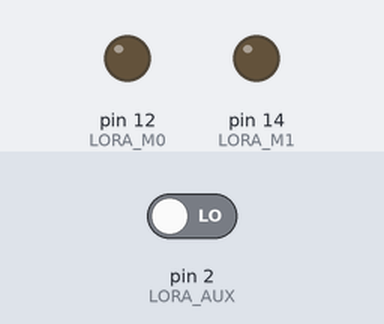
Bench run of a sketch on a simulated Arduino Mega 2560, built with avr-gcc and run on an emulated ATmega2560. On the bench: output pins drawn as LEDs (lit = HIGH). Inputs (shaded band) come from the test bench; at power-on: pin 2 (LORA_AUX) LOW. What the sketch prints to the serial monitor is not drawn.

Above: at 0.1 s.
At 5.1 s:
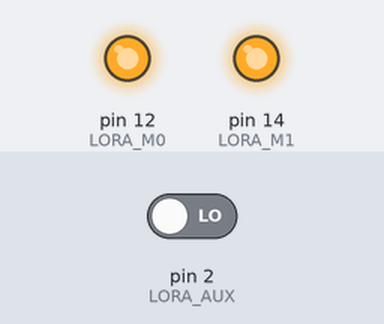
Timing chart, 0 to 8.6 s (numbered marks = the images above):
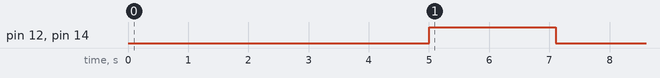

The sketch:

MASTER.ino
```cpp
// Código para ESP8266 Transmissor (Master)

  /*NODEMCU ESP8266          E22-400T33D
    3.3V/VIN --------> VCC (5V recomendado) ⭐
    GND      --------> GND
    GPIO13   --------> RXD (do E22)
    GPIO15   --------> TXD (do E22)
    GPIO12   --------> M0
    GPIO14   --------> M1
    GPIO2    --------> AUX (opcional)
  */

// Estrutura para dados da mensagem
struct Message {
  uint8_t senderID;
  uint8_t receiverID;
  uint32_t messageID;
  char text[32];
  int8_t rssi;
};

// Pinos para o ESP8266
#define LORA_M0 12
#define LORA_M1 14
#define LORA_AUX 2

void setup() {
  Serial.begin(115200);

  // Configurar pins de controle do E22
  pinMode(LORA_M0, OUTPUT);
  pinMode(LORA_M1, OUTPUT);
  pinMode(LORA_AUX, INPUT);

  // Configurar módulo para modo normal (M0=0, M1=0)
  digitalWrite(LORA_M0, LOW);
  digitalWrite(LORA_M1, LOW);

  // Inicializar Serial1 para o módulo LoRa
  Serial1.begin(9600, SERIAL_8N1);
  Serial1.swap(); // Usa GPIO13(RX) e GPIO15(TX) para Serial1

  Serial.println();
  Serial.println("ESP8266 Transmissor E22-400T33D");
  Serial.println("Aguardando inicialização do módulo...");

  waitForModuleReady();
  setupLoRaModule();
  Serial.println("Transmissor pronto!");
}

void waitForModuleReady() {
  Serial.print("Aguardando módulo ficar pronto");
  for (int i = 0; i < 50; i++) { // Timeout de 5 segundos
    if (digitalRead(LORA_AUX) == HIGH) {
      Serial.println("\nMódulo pronto!");
      return;
    }
    delay(100);
    Serial.print(".");
  }
  Serial.println("\nTimeout! Módulo pode não estar respondendo.");
}

void setupLoRaModule() {
  // Entrar em modo de configuração (M0=1, M1=1)
  digitalWrite(LORA_M0, HIGH);
  digitalWrite(LORA_M1, HIGH);
  delay(100);

  // PARÂMETROS OTIMIZADOS PARA MÁXIMA DISTÂNCIA
  uint8_t configCommand[] = {
    0xC0,                    // Comando de escrita
    0x00,                    // Endereço inicial
    0x06,                    // Número de parâmetros (6 bytes)
    0x00,                    // ADDH - Endereço alto
    0x01,                    // ADDL - Endereço baixo (ID deste dispositivo)
    0x00,                    // NETID - ID da rede
    0x68,                    // REG0 - 9600bps, 8N1, taxa aérea 2.4kbps (MAIS LENTA = MAIS DISTÂNCIA)
    0x17,                    // REG1 - Potência 33dBm (MÁXIMA), subpacote 32 bytes
    0x00                     // REG2 - Canal 0 (433.125MHz - melhor penetração)
  };

  Serial1.write(configCommand, sizeof(configCommand));
  delay(2000);

  // Voltar para modo normal
  digitalWrite(LORA_M0, LOW);
  digitalWrite(LORA_M1, LOW);
  delay(100);

  Serial.println("Módulo LoRa configurado para MÁXIMA DISTÂNCIA!");
}

void loop() {
  static uint32_t lastSendTime = 0;
  static uint32_t messageCount = 0;

  if (millis() - lastSendTime >= 10000) { // Envia a cada 10 segundos
    sendMessage(messageCount);
    messageCount++;
    lastSendTime = millis();
  }

  // Verifica se há mensagens recebidas
  checkForMessages();

  delay(100);
}

void sendMessage(uint32_t msgID) {
  Message msg;
  msg.senderID = 0x01;        // ID do transmissor
  msg.receiverID = 0x02;      // ID do receptor
  msg.messageID = msgID;
  msg.rssi = 0;               // RSSI será preenchido pelo receptor

  sprintf(msg.text, "Msg #%lu do ESP8266", msgID);

  // Envia a mensagem
  Serial1.write((uint8_t*)&msg, sizeof(msg));
  Serial1.flush();

  Serial.print("Mensagem enviada: ");
  Serial.print(msg.text);
  Serial.print(" | ID: ");
  Serial.println(msgID);
}

void checkForMessages() {
  if (Serial1.available() >= sizeof(Message)) {
    Message receivedMsg;
    for (int i = 0; i < sizeof(Message); i++) {
      ((uint8_t*)&receivedMsg)[i] = Serial1.read();
    }

    if (receivedMsg.receiverID == 0x01) { // Mensagem é para este dispositivo
      Serial.print("Mensagem recebida: ");
      Serial.print(receivedMsg.text);
      Serial.print(" | De: 0x");
      Serial.print(receivedMsg.senderID, HEX);
      Serial.print(" | RSSI: ");
      Serial.print(receivedMsg.rssi);
      Serial.println(" dBm");
    }
  }
}
```
